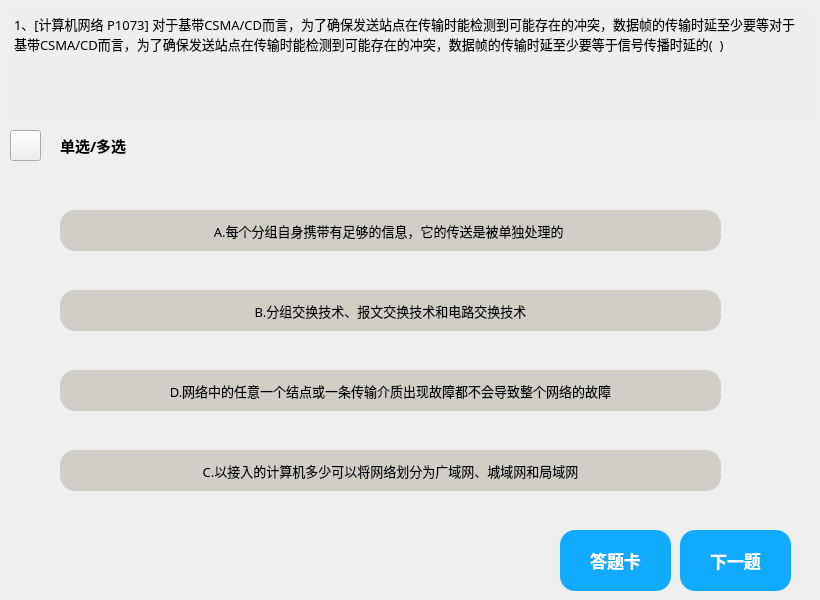
     <widget class="QWidget" name="page_11">
      <widget class="QTextBrowser" name="exercise_title_3">
       <property name="geometry">
        <rect>
         <x>10</x>
         <y>10</y>
         <width>801</width>
         <height>111</height>
        </rect>
       </property>
       <property name="font">
        <font>
         <family>微软雅黑</family>
         <bold>false</bold>
         <underline>false</underline>
        </font>
       </property>
       <property name="styleSheet">
        <string notr="true">background-color: rgb(238, 238, 238);</string>
       </property>
       <property name="frameShape">
        <enum>QFrame::NoFrame</enum>
       </property>
       <property name="html">
        <string>&lt;!DOCTYPE HTML PUBLIC &quot;-//W3C//DTD HTML 4.0//EN&quot; &quot;http://www.w3.org/TR/REC-html40/strict.dtd&quot;&gt;
&lt;html&gt;&lt;head&gt;&lt;meta name=&quot;qrichtext&quot; content=&quot;1&quot; /&gt;&lt;meta charset=&quot;utf-8&quot; /&gt;&lt;style type=&quot;text/css&quot;&gt;
p, li { white-space: pre-wrap; }
hr { height: 1px; border-width: 0; }
li.unchecked::marker { content: &quot;\2610&quot;; }
li.checked::marker { content: &quot;\2612&quot;; }
&lt;/style&gt;&lt;/head&gt;&lt;body style=&quot; font-family:'微软雅黑'; font-size:9pt; font-weight:400; font-style:normal;&quot;&gt;
&lt;p style=&quot; margin-top:0px; margin-bottom:0px; margin-left:0px; margin-right:0px; -qt-block-indent:0; text-indent:0px;&quot;&gt;&lt;span style=&quot; font-family:'SimSun'; font-size:10pt;&quot;&gt;1、[计算机网络 P1073] 对于基带CSMA/CD而言，为了确保发送站点在传输时能检测到可能存在的冲突，数据帧的传输时延至少要等对于基带CSMA/CD而言，为了确保发送站点在传输时能检测到可能存在的冲突，数据帧的传输时延至少要等于信号传播时延的(  ) &lt;/span&gt;&lt;/p&gt;&lt;/body&gt;&lt;/html&gt;</string>
       </property>
      </widget>
      <widget class="QLabel" name="sigle_or_more_3">
       <property name="geometry">
        <rect>
         <x>60</x>
         <y>130</y>
         <width>81</width>
         <height>31</height>
        </rect>
       </property>
       <property name="font">
        <font>
         <family>微软雅黑</family>
         <pointsize>11</pointsize>
         <bold>true</bold>
         <underline>false</underline>
        </font>
       </property>
       <property name="text">
        <string>单选/多选</string>
       </property>
      </widget>
      <widget class="QPushButton" name="Bt_A_ex_3">
       <property name="geometry">
        <rect>
         <x>60</x>
         <y>210</y>
         <width>661</width>
         <height>41</height>
        </rect>
       </property>
       <property name="font">
        <font>
         <family>微软雅黑</family>
         <pointsize>10</pointsize>
         <underline>false</underline>
        </font>
       </property>
       <property name="styleSheet">
        <string notr="true">QPushButton{
background-color: rgb(208, 206, 199);
border-radius:15px
}
QPushButton:hover{
	background-color: rgb(217, 217, 217);
	border-radius:15px
}
QPushButton:pressed{
	padding-left:5px;
	padding-top:5px;
}
</string>
       </property>
       <property name="text">
        <string>A.每个分组自身携带有足够的信息，它的传送是被单独处理的 </string>
       </property>
      </widget>
      <widget class="QPushButton" name="Bt_C_ex_3">
       <property name="geometry">
        <rect>
         <x>60</x>
         <y>370</y>
         <width>661</width>
         <height>41</height>
        </rect>
       </property>
       <property name="font">
        <font>
         <family>微软雅黑</family>
         <pointsize>10</pointsize>
         <underline>false</underline>
        </font>
       </property>
       <property name="styleSheet">
        <string notr="true">QPushButton{
background-color: rgb(208, 206, 199);
border-radius:15px
}
QPushButton:hover{
	background-color: rgb(217, 217, 217);
	border-radius:15px
}
QPushButton:pressed{
	padding-left:5px;
	padding-top:5px;
}
</string>
       </property>
       <property name="text">
        <string>D.网络中的任意一个结点或一条传输介质出现故障都不会导致整个网络的故障</string>
       </property>
      </widget>
      <widget class="QPushButton" name="Bt_B_ex_3">
       <property name="geometry">
        <rect>
         <x>60</x>
         <y>290</y>
         <width>661</width>
         <height>41</height>
        </rect>
       </property>
       <property name="font">
        <font>
         <family>微软雅黑</family>
         <pointsize>10</pointsize>
         <underline>false</underline>
        </font>
       </property>
       <property name="styleSheet">
        <string notr="true">QPushButton{
background-color: rgb(208, 206, 199);
border-radius:15px
}
QPushButton:hover{
	background-color: rgb(217, 217, 217);
	border-radius:15px
}
QPushButton:pressed{
	padding-left:5px;
	padding-top:5px;
}
</string>
       </property>
       <property name="text">
        <string>B.分组交换技术、报文交换技术和电路交换技术</string>
       </property>
      </widget>
      <widget class="QPushButton" name="Bt_D_ex_3">
       <property name="geometry">
        <rect>
         <x>60</x>
         <y>450</y>
         <width>661</width>
         <height>41</height>
        </rect>
       </property>
       <property name="font">
        <font>
         <family>微软雅黑</family>
         <pointsize>10</pointsize>
         <underline>false</underline>
        </font>
       </property>
       <property name="styleSheet">
        <string notr="true">QPushButton{
background-color: rgb(208, 206, 199);
border-radius:15px
}
QPushButton:hover{
	background-color: rgb(217, 217, 217);
	border-radius:15px
}
QPushButton:pressed{
	padding-left:5px;
	padding-top:5px;
}
</string>
       </property>
       <property name="text">
        <string>C.以接入的计算机多少可以将网络划分为广域网、城域网和局域网</string>
       </property>
      </widget>
      <widget class="QPushButton" name="exercise_next_3">
       <property name="geometry">
        <rect>
         <x>680</x>
         <y>530</y>
         <width>111</width>
         <height>61</height>
        </rect>
       </property>
       <property name="font">
        <font>
         <family>微软雅黑</family>
         <pointsize>13</pointsize>
         <bold>true</bold>
         <underline>false</underline>
        </font>
       </property>
       <property name="cursor">
        <cursorShape>PointingHandCursor</cursorShape>
       </property>
       <property name="styleSheet">
        <string notr="true">QPushButton{
	background-color: rgb(16, 171, 255);
	color: rgb(255, 255, 255);
	border-radius:15px

}
QPushButton:pressed{
	padding-left:5px;
	padding-top:5px;
}</string>
       </property>
       <property name="text">
        <string>下一题</string>
       </property>
      </widget>
      <widget class="QPushButton" name="answe_sheet_1">
       <property name="geometry">
        <rect>
         <x>560</x>
         <y>530</y>
         <width>111</width>
         <height>61</height>
        </rect>
       </property>
       <property name="font">
        <font>
         <family>微软雅黑</family>
         <pointsize>13</pointsize>
         <bold>true</bold>
         <underline>false</underline>
        </font>
       </property>
       <property name="cursor">
        <cursorShape>PointingHandCursor</cursorShape>
       </property>
       <property name="styleSheet">
        <string notr="true">QPushButton{
	background-color: rgb(16, 171, 255);
	color: rgb(255, 255, 255);
	border-radius:15px

}
QPushButton:pressed{
	padding-left:5px;
	padding-top:5px;
}</string>
       </property>
       <property name="text">
        <string>答题卡</string>
       </property>
      </widget>
      <widget class="QPushButton" name="Bt_back_2">
       <property name="geometry">
        <rect>
         <x>10</x>
         <y>130</y>
         <width>31</width>
         <height>31</height>
        </rect>
       </property>
       <property name="styleSheet">
        <string notr="true">QPushButton{
	
	border-image: url(:/新前缀/返回.png);
}
QPushButton:hover{
	background-color: rgb(217, 217, 217);
	border-radius:30px
}
QPushButton:pressed{
	padding-left:5px;
	padding-top:5px;
}</string>
       </property>
       <property name="text">
        <string/>
       </property>
      </widget>
      <widget class="QPushButton" name="Bt_error">
       <property name="geometry">
        <rect>
         <x>750</x>
         <y>120</y>
         <width>51</width>
         <height>41</height>
        </rect>
       </property>
       <property name="font">
        <font>
         <family>微软雅黑</family>
         <pointsize>14</pointsize>
        </font>
       </property>
       <property name="styleSheet">
        <string notr="true">QPushButton{
	image: url(:/新前缀/报错.png);
	border-radius:15px

}
QPushButton:pressed{
	padding-left:5px;
	padding-top:5px;
}</string>
       </property>
       <property name="text">
        <string/>
       </property>
      </widget>
     </widget>
